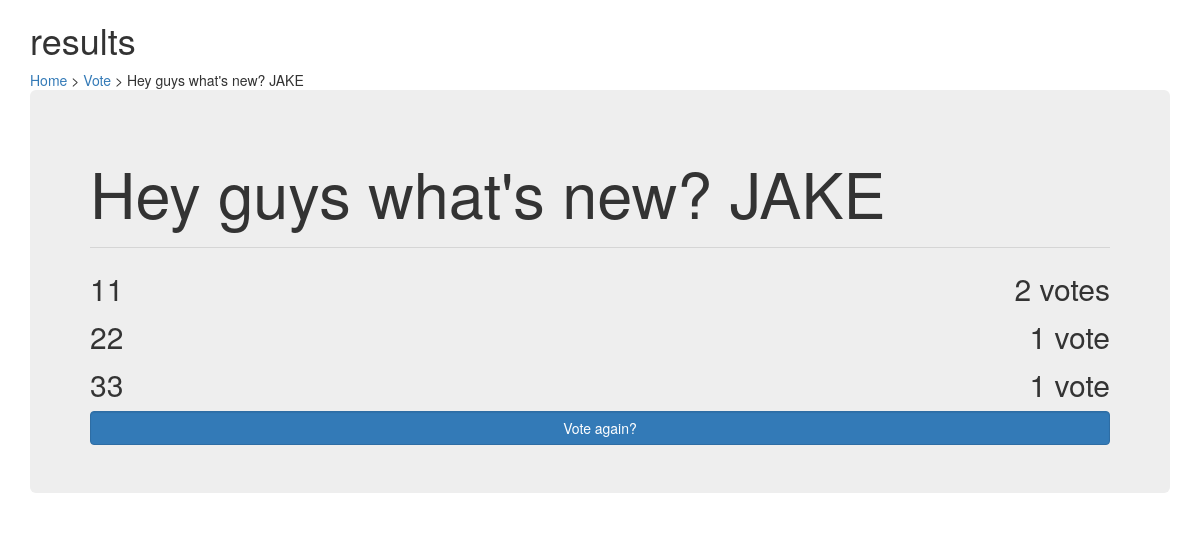
/polls/1/results/, run on an earlier commit of the app's database.
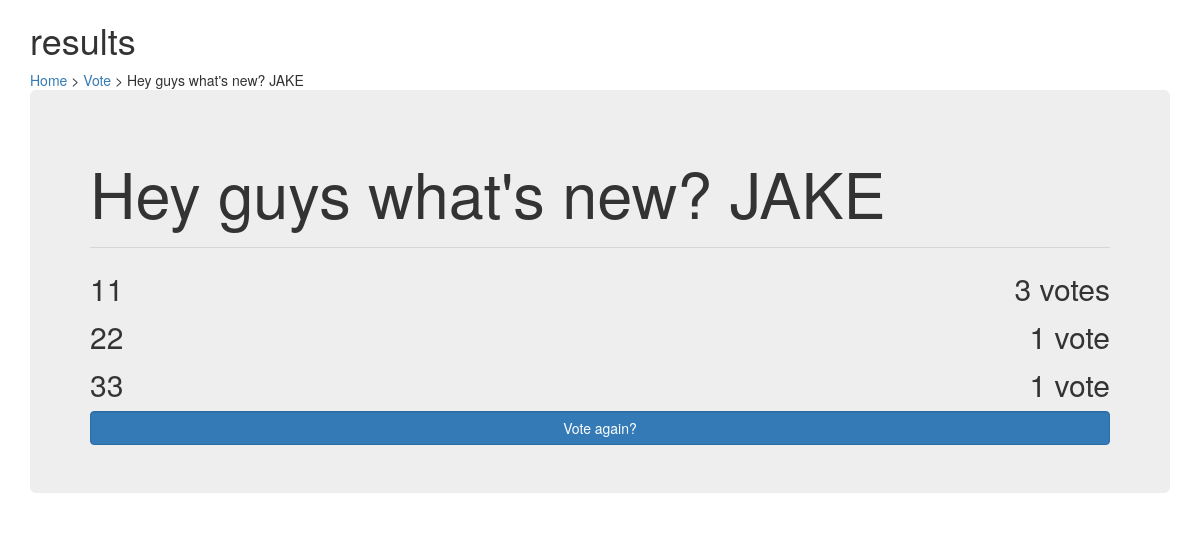
And on a later commit of the database.
### polls/models.py (models this page shows, shortened)
class Question(models.Model):
    question_text = models.CharField(max_length=200)
    pub_date = models.DateTimeField('date published')
    def was_published_recently(self):
        now = timezone.now()
        return now - datetime.timedelta(days=1) <= self.pub_date <= now
    was_published_recently.admin_order_field = 'pub_date'
    was_published_recently.boolean = True
    was_published_recently.short_description = 'Published recently?'

class Choice(models.Model):
    question = models.ForeignKey(Question, on_delete=models.CASCADE)
    choice_text = models.CharField(max_length=200)
    votes = models.IntegerField(default=0)

### polls/views.py (the view)
# urls.py: path('<int:pk>/results/', views.ResultsView.as_view(), name='results'),
class ResultsView(generic.DetailView):
    model = Question
    template_name = 'polls/results.html'

### polls/templates/polls/results.html (shortened to what this page needs)
<!DOCTYPE html>
{% load static %}
<html lang="UTF-8">
<head>
    <link rel="stylesheet" type="text/css" href="{% static 'polls/detail.css' %}" />
    <link rel="stylesheet" href="{% static 'polls/css/bootstrap.css' %}">
</head>
<body>
<div class="container">
    <h1>results</h1>
    <a href="{% url 'polls:list' %}">Home</a> > <a href="{% url 'polls:detail' question.id  %}">Vote</a > > {{ question.question_text }}
    <div class="jumbotron">
  	<h1 class="h1">{{ question.question_text }}</h1>
        <hr class="my-4">
            {% for choice in question.choice_set.all %}
			 <div class="row form-group" id="ggg">
                 {{ choice.choice_text }}<span id="span">{{ choice.votes }} vote{{ choice.votes|pluralize }}</span>
				</div>
{% endfor %}
  <a href="{% url 'polls:detail' question.id %}" class="btn btn-primary form-control">Vote again?</a>
</div>
</div>
</body>
</html>

### polls/static/polls/detail.css (style rules this page uses)
.h1 { color:skyblue; }
.form-group { font-size:30px; }
.row { margin-right:0; margin-left:0; }

### polls/templates/polls/results.html (style rules this page uses)
.form-group { font-size:30px; margin-bottom:5px; }
.row { margin-right:0; margin-left:0; }
#span { float:right; }

What changed in the data, as far as the page shows it:
changed Choice (number 1 of 3 on the later page): votes "2" → "3"
